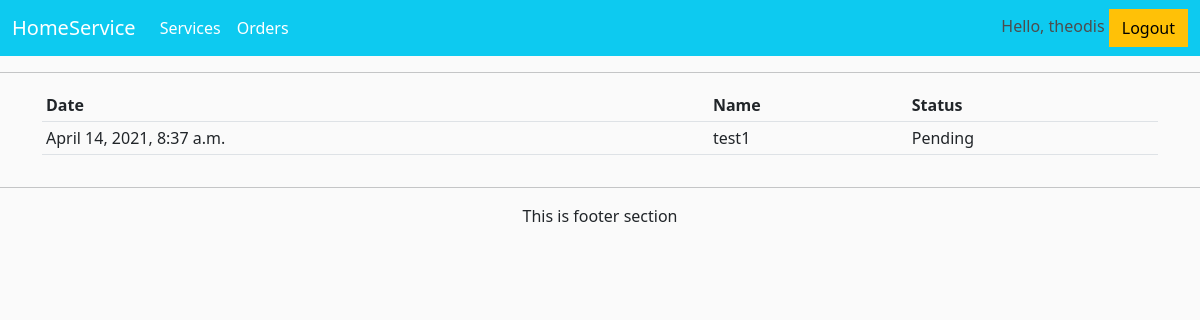
The page /order/orderview/2/ (signed in) on the database its author committed.
### accounts/models.py (models this page shows)
class User(AbstractUser):
    is_customer = models.BooleanField(default=False)
    is_servicemen =  models.BooleanField(default=False)
    first_name = models.CharField(max_length=200, null=True)
    last_name = models.CharField(max_length=200, null=True)

### order/models.py (models this page shows, shortened)
class Order(models.Model):
    STATUS = (
        ("Pending", "Pending"),
        ("Reviewed", "Reviewed"),
        ("Expert Assigned", "Expert Assigned"),
        ("Working", "Working"),
        ("Finished", "Finished"),
    )
    customer = models.ForeignKey(Customer, on_delete=models.SET_NULL, blank=True, null=True)
    service = models.ForeignKey(Service, on_delete=models.SET_NULL, blank=True, null=True)
    description = models.CharField(max_length=2000, null=True)
    date_ordered = models.DateTimeField(auto_now_add=True)
    status = models.CharField(max_length=200, null=True, choices=STATUS, default="Pending")
    address = models.CharField(max_length=100, null=True)
    street = models.CharField(max_length=100, null=True)
    class Meta:
        ordering = ['-date_ordered']

### service/models.py (models this page shows, shortened)
class Service(models.Model):
    name = models.CharField(max_length=200, null=True)
    slug = models.SlugField(max_length=255, null=True)
    description = models.CharField(max_length=2000, null=True)
    image = models.ImageField(null=True, blank=True)

### order/views.py (the view)
# urls.py: path('orderview/<int:id>/', views.order_view, name="orderview"),
@login_required(login_url='login')
def order_view(request, id):
    customer = Customer.objects.get(id=id)
    order_view = Order.objects.all()
    context = {
        'customer' : customer,
        'orderitems': order_view
    }
    return render(request, 'order/orderView.html', context)

### order/templates/order/orderView.html
{% extends 'index.html' %}
{% load static %}
{% block content %}
	<div class="row">
        <div class="col-md">
            <table class="table table-sm">
                <tr>
                    <th>Date</th>
                    <th>Name</th>
                    <th>Status</th>
                </tr>
                {% for i in orderitems %}
                <tr>
                    <td>{{i.date_ordered}}</td>
                    <td>{{i.service.name}}</td>
                    <td>{{i.status}}</td>
                </tr>
                {% endfor %}
            </table>
        </div>
    </div>
{% endblock content %}

### templates/navbar.html (shortened to what this page needs)
{% load static %}
<div>
    <nav class="navbar navbar-expand-lg navbar-dark bg-info">
        <div class="container-fluid">
            <a class="navbar-brand" href="{% url 'service' %}">HomeService</a>
            <div class="collapse navbar-collapse" id="navbarSupportedContent">
                <ul class="navbar-nav me-auto mb-2 mb-lg-0">
                    <li class="nav-item">
                        <a class="nav-link active" aria-current="page" href="{% url 'service' %}">Services</a>
                    </li>
                    {% if user.is_authenticated %}
                    <li class="nav-item">
                        <a class="nav-link active" aria-current="page" href="{% url 'orderview' 2 %}">Orders</a>
                    </li>
                    {% endif %}
                </ul>
                <div class="form-inline my-2 my-lg-0">
                    {% if user.is_authenticated %}
                    <h6 style="display: inline-block;">Hello, {{ request.user }}</h6>
                    <a href="{% url 'logout' %}" class="btn btn-warning">Logout</a>
                    {% else %}
                    <a href="{% url 'login' %}" class="btn btn-success">Login</a>
                    <a href="{% url 'register_customer' %}" class="btn btn-success">Register</a>
                    {% endif %}
                </div>
            </div>
        </div>
    </nav>
</div>

### static/css/style.css (style rules this page uses)
body { background-color: hsl(0, 0%, 98%); }
h1,h2,h3,h4,h5,h6 { color:hsl(0, 0%, 30%); }
.btn { border-radius: 0; }

### rows shown on the page
User: user "theodis"
Order: date_ordered "April 14, 2021, 8:37 a.m.", service.name "test1", status "Pending"
